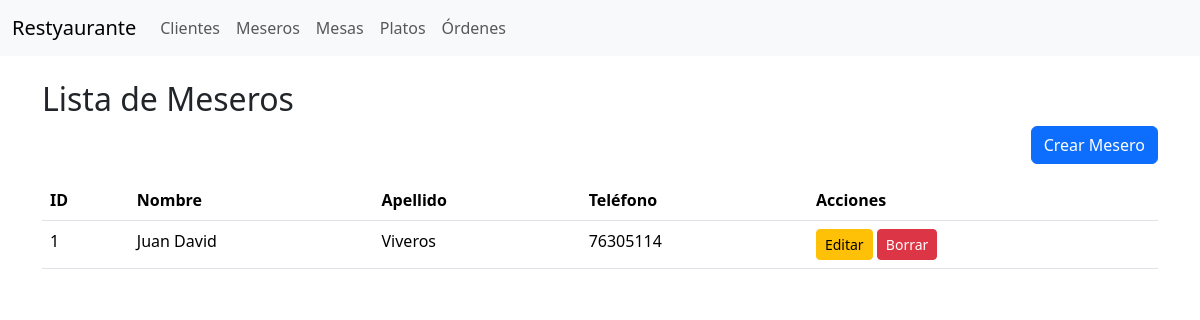
The app's page /meseros/ with its own data.
### restaurante/models/mesero.py (models this page shows, shortened)
class Mesero(models.Model):
    nombre = models.CharField(max_length=100)
    apellido = models.CharField(max_length=100)
    telefono = models.CharField(max_length=20, blank=True)

### restaurante/views/mesero_views.py (the view)
# urls.py: path('meseros/', views.MeseroListView.as_view(), name='mesero_list'),
class MeseroListView(ListView):
    model = Mesero
    template_name = 'restaurante/meseros/list.html'

### templates/restaurante/meseros/list.html (shortened to what this page needs)
{% extends 'restaurante/base.html' %}
{% block content %}
<h2>Lista de Meseros</h2>
<div class="text-end mb-3">
  <a class="btn btn-primary" href="{% url 'mesero_create' %}">Crear Mesero</a>
</div>
<table class="table table-hover">
  <thead>
  <tr>
    <th>ID</th>
    <th>Nombre</th>
    <th>Apellido</th>
    <th>Teléfono</th>
    <th>Acciones</th>
  </tr>
  </thead>
  <tbody>
  {% for mesero in object_list %}
    <tr>
      <td>{{ mesero.id }}</td>
      <td>{{ mesero.nombre }}</td>
      <td>{{ mesero.apellido }}</td>
      <td>{{ mesero.telefono }}</td>
      <td>
        <a href="{% url 'mesero_edit' mesero.id %}" class="btn btn-sm btn-warning">Editar</a>
        <a href="{% url 'mesero_delete' mesero.id %}" class="btn btn-sm btn-danger">Borrar</a>
      </td>
    </tr>
  {% endfor %}
  </tbody>
</table>
{% endblock %}

### records on screen
Mesero: id "1", nombre "Juan David", apellido "Viveros", telefono "76305114"
